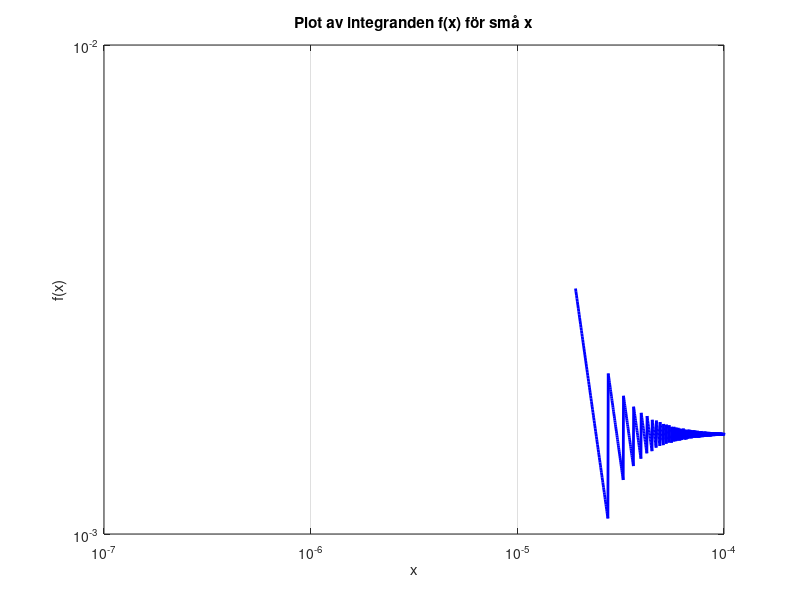

Recreate this plot in MATLAB. (Note: this script raises an error after producing the figure.)
% Uppgift 6a: Plotta funktionen för att analysera beteendet nära x = 0
clear; clc;

% Definiera funktionen f(x)
f = @(x) (1 - exp(-(x/5).^3)) ./ (5*x.^3);

% Skapa x-värden i intervallet [0, 1e-4]
x = linspace(0, 1e-4, 1000);  % 
y = f(x);

% Plotta funktionen
figure;
plot(x, y, 'b-', 'LineWidth', 2);
xlabel('x');
ylabel('f(x)');
title('Plot av integranden f(x) för små x');
grid on;
set(gca, 'XScale', 'log', 'YScale', 'log'); % Log-log skala för bättre visualisering

% Spara figuren som bild
saveas(gcf, 'question6a_plot.png');

% Öppna figuren automatiskt
open('question6a_plot.png');

% Varför ser kurvan ut som den gör? Hur borde den se ut?

% Kurvan visar en oscillerande stigande och sjunkande struktur nära x=0, vilket beror på numeriska avrundningsfel. 
% När två nära floats subtraheras uppstår små precisionsförluster, 
% och eftersom en division sker med ett värde nära noll förstärks dessa fel, 
% vilket resulterar i den karakteristiska "darrande" effekten. 
% Det går att se att kurvan i svänger kring ett värde runt 1.6e-3.
